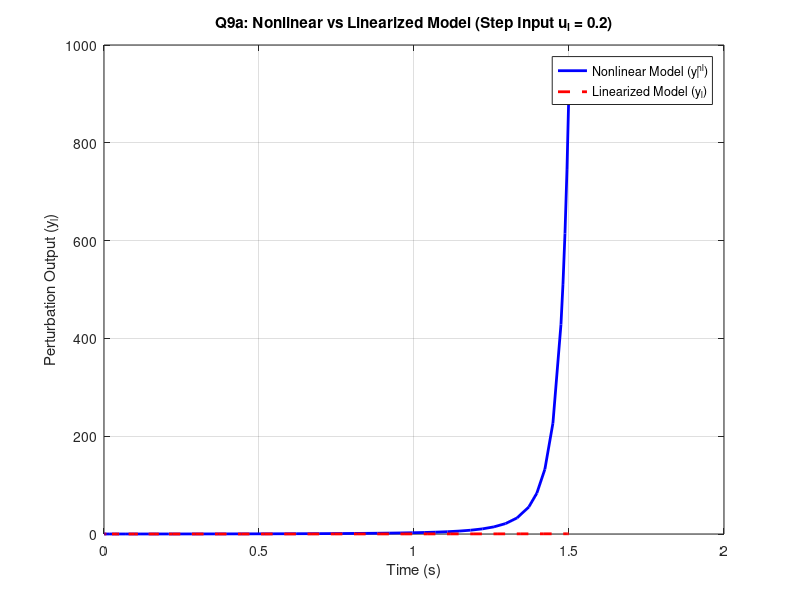
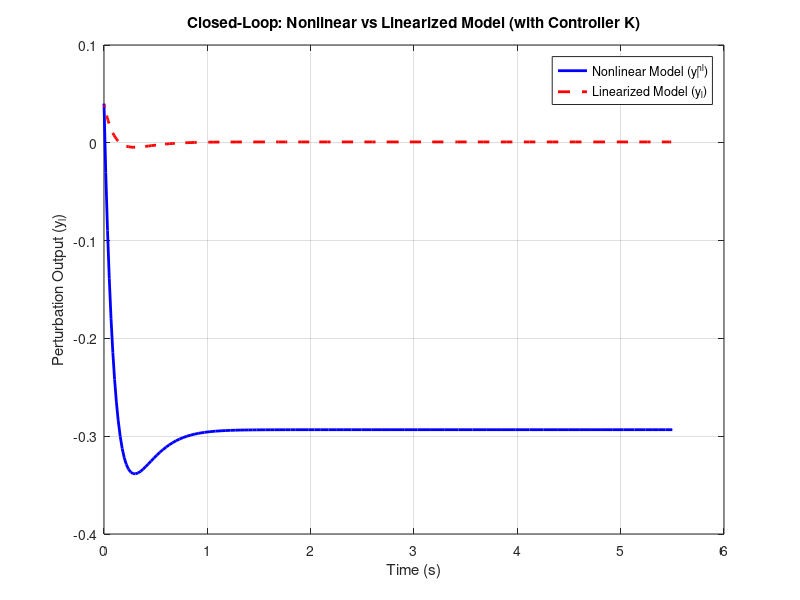

Write the MATLAB code that produced these figures, in order.
% first we define the operating point 
xs = [1; 0];
us = -0.5;
ys = xs(1) + 0.1*xs(2)^2 + 0.2*us; 

% then we define the input step perturbation
ul = 0.2;          % linearized input
u_nl = us + ul;    % Nnonlinear input

% linearized system matrices 
A = [0, 1; 4, -0.2];
B = [0; 1];
C = [1, 0];
D = 0.2;

% simulation setup
tspan = [0 1.5];
x0_nl = xs;    
x0_l = [0; 0]; 
% simulat non)linear system
f_nl = @(t, x) [x(2); x(1) - 0.2*x(2) + x(1)^3 + u_nl];
[t_nl, x_nl] = ode45(f_nl, tspan, x0_nl);
% calculate nonlinear output and convert to perturbation form
y_nl = x_nl(:,1) + 0.1*x_nl(:,2).^2 + 0.2*u_nl;
yl_nl = y_nl - ys; 
% simulate Linearized System
f_l = @(t, xl) A*xl + B*ul;
[t_l, x_l] = ode45(f_l, tspan, x0_l);

% calculate linearized output
yl = (C*x_l')' + D*ul;

% plotting
figure;
plot(t_nl, yl_nl, 'b-', 'LineWidth', 2); hold on;
plot(t_l, yl, 'r--', 'LineWidth', 2);
xlabel('Time (s)');
ylabel('Perturbation Output (y_l)');
title('Q9a: Nonlinear vs Linearized Model (Step Input u_l = 0.2)');
legend('Nonlinear Model (y_l^{nl})', 'Linearized Model (y_l)', 'Location', 'best');
grid on;

% closed loop sim ( with controller k ) 
% controller matrix from Q8
K = [49.5000, 13.3000];
%refrence step input
r = 0.2; 
tspan_cl = [0 5.5]; 
% clossd loop non_linear system
f_nl_cl = @(t, x) [x(2); 
                   x(1) - 0.2*x(2) + x(1)^3 + (us + r - K*(x - xs))];
[t_nl_cl, x_nl_cl] = ode45(f_nl_cl, tspan_cl, x0_nl);

u_nl_actual = us + r - (x_nl_cl - xs') * K'; 
y_nl_cl = x_nl_cl(:,1) + 0.1*x_nl_cl(:,2).^2 + 0.2*u_nl_actual;
yl_nl_cl = y_nl_cl - ys; 

% closed loop linearized system

f_l_cl = @(t, xl) (A - B*K)*xl + B*r;
[t_l_cl, x_l_cl] = ode45(f_l_cl, tspan_cl, x0_l);

u_l_actual = r - (x_l_cl * K');
yl_cl = (C*x_l_cl')' + D*u_l_actual;

% plot
figure;
plot(t_nl_cl, yl_nl_cl, 'b-', 'LineWidth', 2); hold on;
plot(t_l_cl, yl_cl, 'r--', 'LineWidth', 2);
xlabel('Time (s)');
ylabel('Perturbation Output (y_l)');
title('Closed-Loop: Nonlinear vs Linearized Model (with Controller K)');
legend('Nonlinear Model (y_l^{nl})', 'Linearized Model (y_l)', 'Location', 'best');
grid on;
